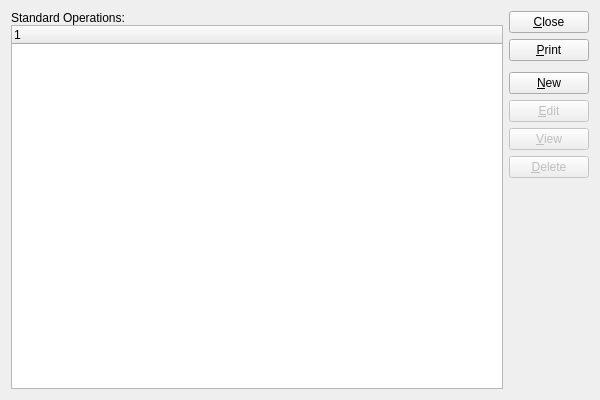
<?xml version="1.0" encoding="UTF-8"?>
<ui version="4.0">
 <comment>This file is part of the xtmfg Package for xTuple ERP,
and is Copyright (c) 1999-2014 by OpenMFG LLC, d/b/a xTuple.  It
is licensed to you under the xTuple End-User License Agreement (&quot;the
EULA&quot;), the full text of which is available at www.xtuple.com/EULA.
While the EULA gives you access to source code and encourages your
involvement in the development process, this Package is not free
software.  By using this software, you agree to be bound by the
terms of the EULA.</comment>
 <class>standardOperations</class>
 <widget class="QWidget" name="standardOperations">
  <property name="geometry">
   <rect>
    <x>0</x>
    <y>0</y>
    <width>600</width>
    <height>400</height>
   </rect>
  </property>
  <property name="windowTitle">
   <string>List Standard Operations</string>
  </property>
  <layout class="QGridLayout" name="gridLayout">
   <item row="0" column="0">
    <layout class="QVBoxLayout">
     <property name="spacing">
      <number>0</number>
     </property>
     <item>
      <widget class="QLabel" name="_standardOperationsLit">
       <property name="text">
        <string>Standard Operations:</string>
       </property>
      </widget>
     </item>
     <item>
      <widget class="XTreeWidget" name="_stdopn">
       <property name="sizePolicy">
        <sizepolicy hsizetype="Expanding" vsizetype="Expanding">
         <horstretch>0</horstretch>
         <verstretch>0</verstretch>
        </sizepolicy>
       </property>
      </widget>
     </item>
    </layout>
   </item>
   <item row="0" column="1">
    <layout class="QVBoxLayout" name="verticalLayout">
     <item>
      <widget class="QPushButton" name="_close">
       <property name="text">
        <string>&amp;Close</string>
       </property>
      </widget>
     </item>
     <item>
      <widget class="QPushButton" name="_print">
       <property name="text">
        <string>&amp;Print</string>
       </property>
      </widget>
     </item>
     <item>
      <spacer name="verticalSpacer">
       <property name="orientation">
        <enum>Qt::Vertical</enum>
       </property>
       <property name="sizeType">
        <enum>QSizePolicy::Preferred</enum>
       </property>
       <property name="sizeHint" stdset="0">
        <size>
         <width>20</width>
         <height>5</height>
        </size>
       </property>
      </spacer>
     </item>
     <item>
      <widget class="QPushButton" name="_new">
       <property name="text">
        <string>&amp;New</string>
       </property>
      </widget>
     </item>
     <item>
      <widget class="QPushButton" name="_edit">
       <property name="enabled">
        <bool>false</bool>
       </property>
       <property name="text">
        <string>&amp;Edit</string>
       </property>
      </widget>
     </item>
     <item>
      <widget class="QPushButton" name="_view">
       <property name="enabled">
        <bool>false</bool>
       </property>
       <property name="text">
        <string>&amp;View</string>
       </property>
      </widget>
     </item>
     <item>
      <widget class="QPushButton" name="_delete">
       <property name="enabled">
        <bool>false</bool>
       </property>
       <property name="text">
        <string>&amp;Delete</string>
       </property>
      </widget>
     </item>
     <item>
      <spacer name="Spacer6">
       <property name="orientation">
        <enum>Qt::Vertical</enum>
       </property>
       <property name="sizeType">
        <enum>QSizePolicy::Expanding</enum>
       </property>
       <property name="sizeHint" stdset="0">
        <size>
         <width>20</width>
         <height>20</height>
        </size>
       </property>
      </spacer>
     </item>
    </layout>
   </item>
  </layout>
 </widget>
 <layoutdefault spacing="6" margin="11"/>
 <pixmapfunction>qPixmapFromMimeSource</pixmapfunction>
 <customwidgets>
  <customwidget>
   <class>XTreeWidget</class>
   <extends>QTreeWidget</extends>
   <header>xtreewidget.h</header>
  </customwidget>
 </customwidgets>
 <tabstops>
  <tabstop>_stdopn</tabstop>
  <tabstop>_new</tabstop>
  <tabstop>_edit</tabstop>
  <tabstop>_view</tabstop>
  <tabstop>_delete</tabstop>
  <tabstop>_print</tabstop>
  <tabstop>_close</tabstop>
 </tabstops>
 <resources/>
 <connections>
  <connection>
   <sender>_stdopn</sender>
   <signal>valid(bool)</signal>
   <receiver>_view</receiver>
   <slot>setEnabled(bool)</slot>
   <hints>
    <hint type="sourcelabel">
     <x>20</x>
     <y>20</y>
    </hint>
    <hint type="destinationlabel">
     <x>20</x>
     <y>20</y>
    </hint>
   </hints>
  </connection>
  <connection>
   <sender>_close</sender>
   <signal>clicked()</signal>
   <receiver>standardOperations</receiver>
   <slot>close()</slot>
   <hints>
    <hint type="sourcelabel">
     <x>20</x>
     <y>20</y>
    </hint>
    <hint type="destinationlabel">
     <x>20</x>
     <y>20</y>
    </hint>
   </hints>
  </connection>
 </connections>
</ui>
